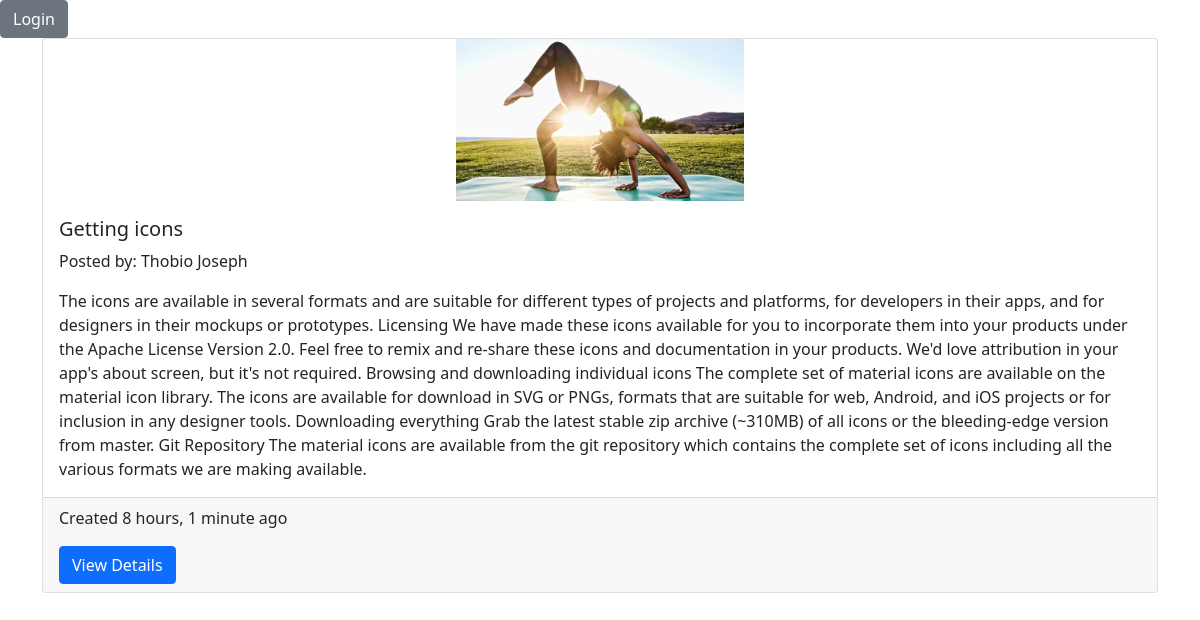
The page / on the database its author committed.
### blog/models.py (models this page shows)
class Post(models.Model):
    title = models.CharField(max_length=255)
    slug = models.SlugField()
    post_content = models.TextField()
    user = models.ForeignKey(Profile, on_delete=models.CASCADE, related_name='post_user')
    post_image = models.ImageField(upload_to='post_image')
    created_at = models.DateTimeField(auto_now_add=True)
    updated_at = models.DateTimeField(auto_now_add=True)
    class Meta:
        ordering = ('-created_at',)

### account/models.py (models this page shows)
class Profile(models.Model):
    user = models.OneToOneField(User, on_delete=models.CASCADE, related_name='profile')
    is_email_verified = models.BooleanField(default=False)
    email_token = models.CharField(max_length=255, null=True, blank=True)
    profile_image = models.ImageField(upload_to='profile')
    created_at = models.DateTimeField(auto_now_add=True)
    updated_at = models.DateTimeField(auto_now_add=True)

### blog/views.py (the view)
# urls.py: path('', views.home_post, name="home"),
def home_post(request):
    if not request.user.is_authenticated:
        post = Post.objects.all()
        return render(request, 'blog/index.html', {'posts': post})
    else:
        profile = Profile.objects.get(user=request.user)
        post = Post.objects.all()
        return render(request, 'blog/index.html', {'profile': profile, 'posts': post})

### templates/blog/index.html (shortened to what this page needs)
{% extends 'base/base.html' %}
{% block body %}
    {% if user.is_authenticated %}
        <div class="row">
            <div class="col flex-d">
                <img src="media/{{ profile.profile_image }}" class="img-thumbnail" width="80" height="80" alt=""/>
                <p>You are logged in as {{ user.username }}</p>
                <a href="{% url 'account:logout' %}" class="btn btn-secondary">Logout</a>
            </div>
        </div>
    {% else %}
        <a href="{% url 'account:login' %}" class="btn btn-secondary">Login</a>
    {% endif %}
    <div class="container">
        {% for post in posts %}
                <div class="card" >
                    <img src="/media/{{ post.post_image }}" class="card-img-top mx-auto text-center" alt="..." style="width: 18rem; ">
                    <div class="card-body">
                        <h5 class="card-title">{{ post.title}}</h5>
                        <p>Posted by: {{ post.user.user.first_name}} {{ post.user.user.last_name }}</p>
                        <p class="card-text">{{ post.post_content  }}</p>
                    </div>
                    <div class="card-footer">
                        <p> Created {{ post.updated_at | timesince }} ago </p>
                        <a href="{% url 'blog:detail_page' post.slug %}" class="btn btn-primary">View Details</a>
                    </div>
                </div>
        {% endfor %}
    </div>
{% endblock %}

### rows shown on the page
Post: post_image (picture), title "Getting icons", user.user.first_name "Thobio", user.user.last_name "Joseph", post_content "The icons are available in several formats and are suitable for different types of projects and platforms, for developers in their apps, and for designers in their mockups or prototypes. Licensing We have made these icons available for you to incorporate them into your products under the Apache License Version 2.0. Feel free to remix and re-share these icons and documentation in your products. We'd love attribution in your app's about screen, but it's not required. Browsing and downloading individual icons The complete set of material icons are available on the material icon library. The icons are available for download in SVG or PNGs, formats that are suitable for web, Android, and iOS…", updated_at "8 hours, 1 minute"
